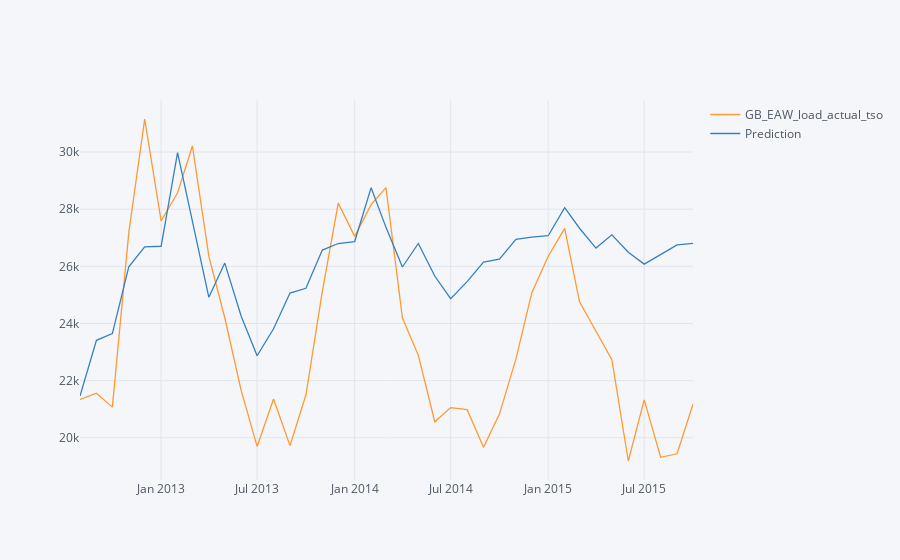

The notebook cell saved with this chart:
### Code cell
future_forecast = pd.DataFrame(future_forecast,index = valid.index,columns=['Prediction'])
pd.concat([valid,future_forecast],axis=1).iplot()
